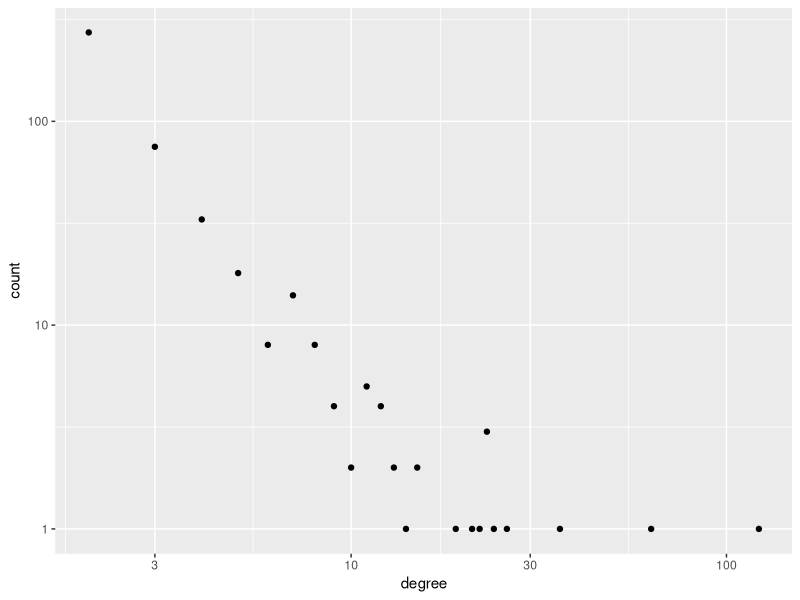
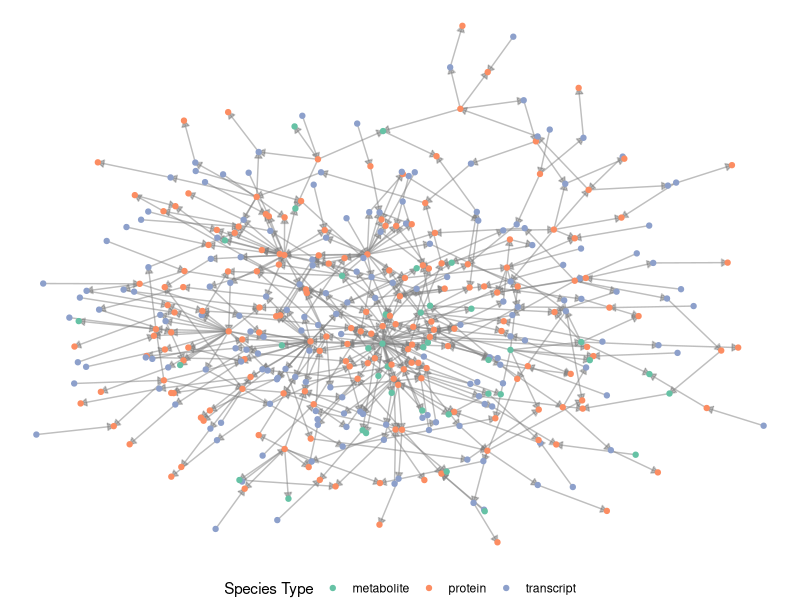

Reproduce these figures in R, in order.
## ---- chunk 1
knitr::opts_chunk$set(echo = TRUE)
## ---- chunk 2
library(dplyr)
library(ggplot2)
library(ggraph) # to plot network elements
## ---- chunk 3
n_genes <- 200
metab_frac <- 0.3
n_metabolites <- n_genes * 0.3
n_species <- n_genes * 2 + n_metabolites # genes are doubled up because: 1 transcript + 1 protein

net_connections <- igraph::sample_pa(n_species,
                                     power = 1,
                                     m = 2)
## ---- chunk 4
edge_counts <- igraph::degree(net_connections) %>%
  table() %>%
  {tibble::tibble(degree = names(.),
                  count = unname(.))} %>%
  dplyr::mutate_all(as.integer)

ggplot(edge_counts, aes(x = degree, y = count)) +
  geom_point() +
  scale_x_log10() +
  scale_y_log10()
## ---- chunk 5
species_init <- dplyr::bind_rows(
  tibble::tibble(gene_id = 1:n_genes,
                 species_type = "transcript"),
  tibble::tibble(gene_id = 1:n_genes,
                 species_type = "protein"),
  tibble::tibble(gene_id = NA_integer_,
                 species_type = rep("metabolite", n_metabolites))
) %>%
  dplyr::mutate(species_id = sample(1:n_species))

# edge_plausibility
edge_plausibility <- tibble::tribble(~ from_type, ~ to_type, ~ interaction_type, ~ plausibility,
                "transcript", "transcript", NA_character_, 0,
                "transcript", "protein", NA_character_, 0,
                "transcript", "metabolite", NA_character_, 0,
                "protein", "transcript", "TF", 1,
                "protein", "protein", "PPI", 0.5,
                "protein", "metabolite", "enzyme", 1,
                "metabolite", "transcript", "MDI", 0.2,
                "metabolite", "protein", "MPI", 1,
                "metabolite", "metabolite", "interconversion", 1)
                
edges_df <- igraph::as_data_frame(net_connections) %>%
  tibble::as_tibble() %>%
  dplyr::rename(from = to, to = from) %>%
  dplyr::mutate_all(as.integer) %>%
  dplyr::left_join(species_init %>%
                    dplyr::select(from = species_id, from_type = species_type),
                  by = "from") %>%
  dplyr::left_join(species_init %>%
                    dplyr::select(to = species_id, to_type = species_type),
                  by = "to") %>%
  dplyr::left_join(edge_plausibility, by = c("from_type", "to_type")) %>%
  # cull edges based on plausibility
  dplyr::filter(plausibility != 0) %>%
  dplyr::group_by(from, interaction_type) %>%
  dplyr::mutate(plausible = sample(c(TRUE, FALSE), size = 1, prob = c(plausibility[1], 1-plausibility[1]))) %>%
  dplyr::ungroup() %>%
  dplyr::filter(plausible) %>%
  dplyr::select(from, to, interaction_type) %>%
  # add cognate edges
  dplyr::bind_rows(
    species_init %>%
      dplyr::filter(species_type != "metabolite") %>%
      tidyr::spread(species_type, species_id) %>%
      dplyr::select(from = transcript, to = protein) %>%
      dplyr::mutate(interaction_type = "cognate")
  )
  
species_df = species_init %>%
  dplyr::select(species_id, species_type) %>%
  dplyr::arrange(species_id)

pruned_network <- igraph::graph_from_data_frame(edges_df,
                                                directed = TRUE,
                                                vertices = species_df)
## ---- chunk 6
edges_df %>%
  dplyr::count(interaction_type) %>%
  knitr::kable() %>%
  kableExtra::kable_styling(bootstrap_options = "striped", full_width = F, position = "left")
## ---- chunk 7
work_with_top_cluster <- TRUE
if (work_with_top_cluster) {
  network_clusters <- igraph::clusters(pruned_network)
  isolated_vertices <- names(network_clusters$membership)[network_clusters$membership != which.max(network_clusters$csize)]
  
  pruned_network <- igraph::delete_vertices(pruned_network, isolated_vertices)
}

ggraph(pruned_network, layout = "kk") +
  geom_edge_link(arrow = arrow(type = "closed", length = unit(0.07, "inches")), color = "gray50", alpha = 0.5) +
  geom_node_point(aes(color = species_type)) +
  scale_color_brewer("Species Type", palette = "Set2") +
  theme_void() +
  theme(legend.position = "bottom")
